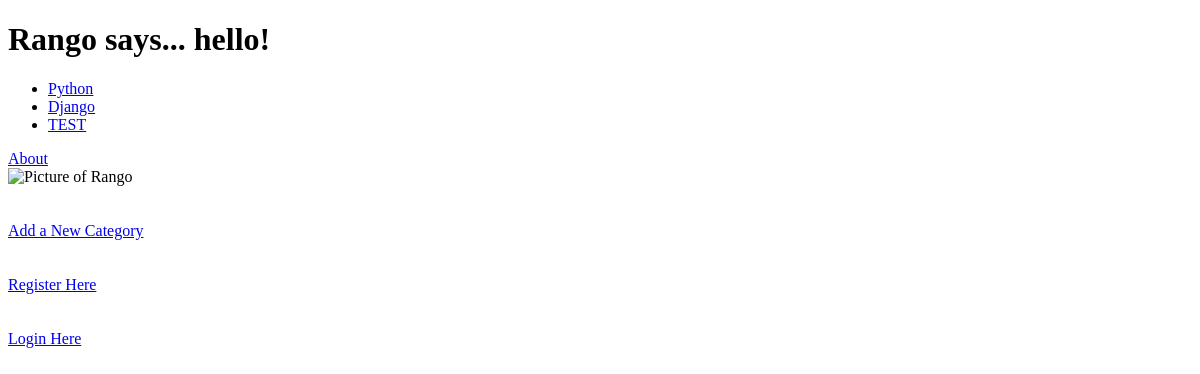
The app's page /rango/, older data.
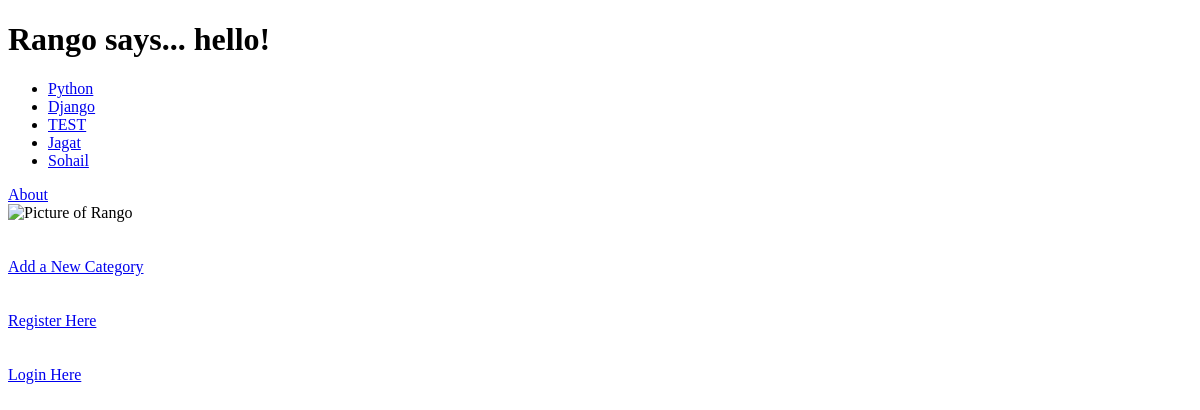
The same page, newer data.
### rango/models.py (models this page shows, shortened)
class Category(models.Model):
    name = models.CharField(max_length=128, unique=True)
    views = models.IntegerField(default=0)
    likes = models.IntegerField(default=0)
    slug = models.SlugField()

### rango/views.py (the view)
def index(request):
    category_list = Category.objects.order_by('-likes')
    context_dict = {'categories': category_list}
    return render(request, 'rango/index.html', context_dict)

### templates/rango/index.html (shortened to what this page needs)
<!DOCTYPE html>
{% load staticfiles %}
<html>
    <head>
    </head>
    <body>
	{% if user.is_authenticated %}
	<h1>Rango says... hello {{user.username}}</h1>
	{% else %}
	<h1>Rango says... hello!</h1>
	{% endif %}
	{% if categories %}
	<ul>
		{% for category in categories %}
		<li><a href="/rango/category/{{ category.slug }}">{{ category.name }}</a></li>
		{% endfor %}
	</ul>
	{% else %}
		<strong>No Categories present</strong>
	{% endif %}
        <a href="/rango/about/">About</a><br />
	<img src="/static/images/rango.gif" alt="Picture of Rango" />
	<br/>
	<br/>
	<br/>
	<a href="/rango/add_category/">Add a New Category</a>
	<br/>
	<br/>
	<br/>
	{% if not user.is_authenticated %}
	<a href="/rango/register/">Register Here</a>
	<br/>
	<br/>
	<br/>
	<a href="/rango/login/">Login Here</a>
	{% endif %}
    </body>
</html>

Row changes from the older to the newer data that the page shows:
added Category: name "Jagat"
added Category: name "Sohail"
